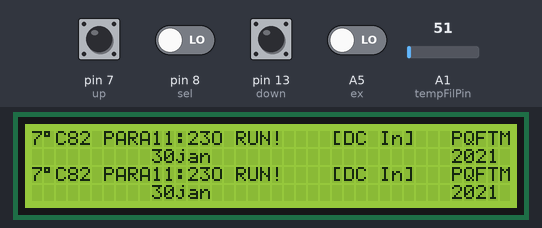
A sketch run on a simulated Arduino Uno, built with avr-gcc and run on an emulated ATmega328P. Shown: 40×4 character LCD. Inputs (shaded band) come from the test bench; at power-on: A5 (ex), pin 7 (up), pin 8 (sel), pin 13 (down) LOW, A1 (tempFilPin) = 51. What the sketch prints to the serial monitor is not drawn.

Above: at 3.2 s.
3.3 s: A5 (ex) driven HIGH
At 4.09 s:
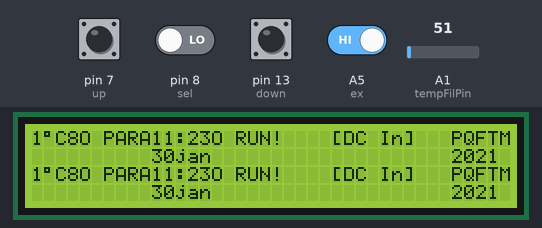
6.3 s: pin 8 (sel) driven HIGH
At 6.85 s:
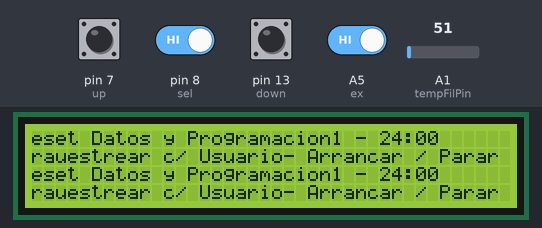
9.3 s: pin 13 (down) pulled HIGH for 0.15 s
At 9.87 s:
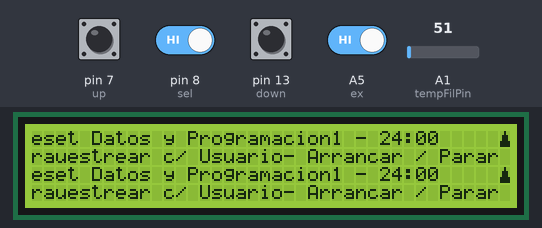
10.0 s: A1 (tempFilPin) set to 61
At 10.14 s:
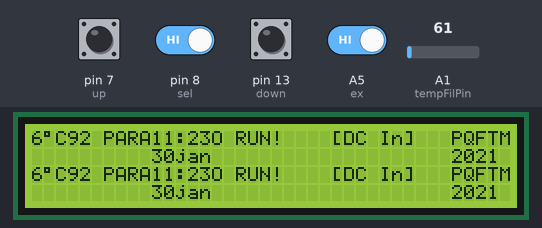
11.5 s: A1 (tempFilPin) set to 71
13.1 s: A1 (tempFilPin) set to 86
At 13.38 s:
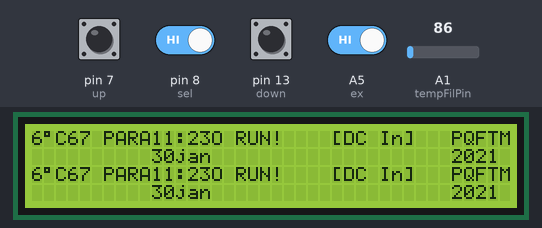
Timing chart, 0 to 15.7 s (numbered marks = the images above; inputs shaded):
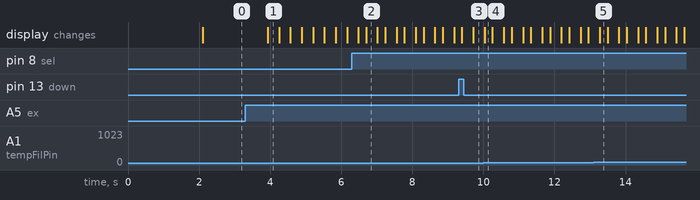

The sketch:

pq200_project.ino
```cpp
#include<LiquidCrystal.h>

#define periodClock  59000
#define periodSampler 500


const int rs=12,rw=9,en1=11,en2=10,d4=2,d5=3,d6=4,d7=5;
const int on=6,up=7,sel=8,down=13,ex=A5;

unsigned long timeClock = 0;
unsigned long timeSampler = 0;


int tempAmbPin = A0;
int tempFilPin = A1;
int pressBarPin = A2;
int pressSysPin = A3;


//A4 && A5 i2c comunication interface

//clock variables
int hour = 23;
int minutes = 0;
int day = 30;
int year = 2021;
int month = 0;

int periodSaveSampler = 5000;
int flag_menu = 0;
int index_menu = 0;

LiquidCrystal lcd(rs,rw,en1,en2,d4,d5,d6,d7);

//map character specials
byte arrow[8] = {
  0b11000,
  0b11100,
  0b11110,
  0b11111,
  0b11110,
  0b11100,
  0b11000,
  0b00000
};

byte arrow_up[8] = {
  0b00100,
  0b00100,
  0b01110,
  0b01110,
  0b01110,
  0b11111,
  0b11111,
  0b11111
};

byte arrow_down[8] = {
  0b11111,
  0b11111,
  0b11111,
  0b01110,
  0b01110,
  0b01110,
  0b00100,
  0b00100
};

byte celcius[8] = {
  0b11100,
  0b10100,
  0b11100,
  0b00000,
  0b00000,
  0b00000,
  0b00000,
  0b00000
};

//options menu

char *options[15] = {
  "Muestrear Desde las 00:01 - 24:00",
  "Muestrear c/ Usuario- Arrancar / Parar",
  "Continuar Corrida Muestra",
  "Reset Datos y Programacion",
  "Seleccionar Fecha y Tiempo",
  "El Sitio & Filtra Informacion",
  "Establecer Intervalo Grabadora",
  "Prueba Fugas",
  "Selecion De Flujo",
  "Calibrar/Verificar El Flujo",
  "Calibre de Presion y Temperatura",
  "Autodiagnostico",
  "Bajar Ahora"
  };

char *events[4] = {
  "LISTO PARA NUEVO RUN!    ",
  "DETENIDO POR OPERADOR!   ",
  "MAX EXCESO de CARGA!     ",
  "ESPERA TIEMPO DE EVENTOS!"
  };


char *months[12]={
  "jan",
  "feb",
  "mar",
  "apr",
  "may",
  "jun",
  "jul",
  "aug",
  "sep",
  "oct",
  "nov",
  "dec"
  };

// screens

void initial_screen(){

  lcd.setCursor(0,0);
  lcd.print("PQ200 Air Sampling System");
  lcd.setCursor(0,1);
  lcd.print("(c)Copyright 1997 BGI Incorporated");
  lcd.setCursor(0,2);
  lcd.print("All Rights Reserved");
  lcd.setCursor(0,3);
  lcd.print("   Version:2.56   Serial Number:2030");

}

void events_main(String event){


  //list Events -- "LISTO PARA NUEVO RUN!    "
  //list Events -- "DETENIDO POR OPERADOR!   "
  //list Events -- "MAX EXCESO de CARGA!     "
  //list Events -- "ESPERA TIEMPO DE EVENTOS!"

  lcd.setCursor(0,0);
  lcd.print(event);


  }

void year_main(String year){
  lcd.setCursor(35,1);
  lcd.print(year);
  }


void day_main(String month){
  lcd.setCursor(34,2);
  lcd.print(month);
  }


void hour_main(String hour){
  lcd.setCursor(34,3);
  lcd.print(hour);
  }


void sensors_main(String tempA, String tempF, String pressBar){

  lcd.setCursor(1,3);
  lcd.print(pressBar);
  lcd.setCursor(4,3);
  lcd.print("mmHg");

  lcd.setCursor(9,3);
  lcd.print("A");
  lcd.setCursor(10,3);
  lcd.print(tempA);
  lcd.setCursor(15,3);
  lcd.write(3);
  lcd.setCursor(16,3);
  lcd.print("C");

  lcd.setCursor(19,3);
  lcd.print("F");
  lcd.setCursor(20,3);
  lcd.print(tempF);
  lcd.setCursor(25,3);
  lcd.write(3);
  lcd.setCursor(26,3);
  lcd.print("C");


  }


void main_screen(){
  lcd.clear();


  lcd.setCursor(25,0);
  lcd.print("[DC In]");
  lcd.setCursor(35,0);
  lcd.print("P");
  lcd.setCursor(36,0);
  lcd.print("Q");
  lcd.setCursor(37,0);
  lcd.print("F");
  lcd.setCursor(38,0);
  lcd.print("T");
  lcd.setCursor(39,0);
  lcd.print("M");

  events_main(events[0]);
  String day_format = String(day);
  if(day < 10 ){
     day_format = "0"+day_format;
  }

  String day_show = day_format+months[month];

  day_main(day_show);
  year_main(String(year));

  hour_main("11:23");
  sensors_main(" 18.5"," 17.8","556");
}

void menu_screen(int index_show){
  lcd.clear();
  //arrow select
  int index_arrow = index_show;
  int index_navigation = 0;
  if(index_arrow >= 3){
    index_navigation = index_show - 3;
    index_arrow = 3;
   }


  lcd.setCursor(0,index_arrow);
  lcd.write(0);

  //arrow up
  if(index_menu){
  lcd.setCursor(39,0);
  lcd.write(1);
    }


  if(index_show < 12){
  lcd.setCursor(39,3);
  lcd.write(2);
   }
  //arrow down


  //options

  lcd.setCursor(1,0);
  lcd.print(options[0+index_navigation]);
  lcd.setCursor(1,1);
  lcd.print(options[1+index_navigation]);
  lcd.setCursor(1,2);
  lcd.print(options[2+index_navigation]);
  lcd.setCursor(1,3);
  lcd.print(options[3+index_navigation]);

}


int define_max_month(int month,int modBiciest){
  int sizeMonth = 0;
          switch(month){
            case 0:
                    //janury
                    sizeMonth = 31;
                    break;
            case 1:

                  //feb
                  if(!modBiciest){
                      sizeMonth = 29;
                  }else{
                     sizeMonth = 28;
                  }
                  break;

            case 2:
                    //march
                    sizeMonth = 31;
                    break;
            case 3:
                    //april
                    sizeMonth = 30;
                    break;
            case 4:
                    //may
                    sizeMonth = 31;
                    break;
            case 5:
                    //jun
                    sizeMonth = 30;
                    break;

            case 6:
                    //jul
                    sizeMonth = 31;
                    break;

            case 7:
                    //aug
                    sizeMonth = 31;
                    break;

            case 8:
                    //sept
                    sizeMonth = 30;
                    break;

            case 9:
                    //oct
                    sizeMonth = 31;
                    break;
            case 10:
                    //nov
                    sizeMonth = 30;
                    break;
            case 11:
                    //dec
                    sizeMonth = 31;
                    break;
            }
            return sizeMonth;
 };


void setup() {
  //keyBoard setup


 Serial.begin(9600);


 pinMode(on,0);
 pinMode(up,0);
 pinMode(sel,0);
 pinMode(down,0);
 pinMode(ex,0);


  lcd.createChar(0, arrow);
  lcd.createChar(1, arrow_up);
  lcd.createChar(2, arrow_down);
  lcd.createChar(3, celcius);
  lcd.begin(40,4,LCD_5x8DOTS);

  initial_screen();

  delay(2000);

  //get status from eeprom

  main_screen();
}

void loop() {

  if(digitalRead(sel)){
    delay(200);
    if(!flag_menu){
      menu_screen(0);
    }else{
        switch(index_menu){
          case 0:

          break;
          }
    }
    flag_menu = 1;

  }

  if(digitalRead(down)){
    delay(300);
    if(flag_menu);


    if(index_menu < 12){
     index_menu ++;
     menu_screen(index_menu);
      }

    }

    if(digitalRead(up)){
    delay(300);
    if(flag_menu);


    if(index_menu > 0){
     index_menu --;
     menu_screen(index_menu);
      }
    }


    if(digitalRead(ex)){
    delay(300);
    index_menu = 0;
    flag_menu = 0;
    main_screen();
    }

    if(!flag_menu){

     //run clock hour/date/year


     //read sensors
     //get status power


    }

    if(millis() > (timeClock + periodClock )){
       timeClock= millis();
       minutes ++;
       if(minutes > 59){
        minutes = 0;
        hour ++;
        if(hour > 23){
          hour = 0;
          day ++;
          int modBiciest = year%4;

          if (day > define_max_month(month,modBiciest)){
            day = 1;
            month ++;
            if(month > 11){
              month = 0;
              year ++;

              }
            }

          String day_format = String(day);
          if(day < 10 ){
            day_format = "0"+day_format;
            }
          String day_show = day_format+months[month];

          if(!flag_menu){
             day_main(day_show);
             year_main(String(year));
            }

          }
        }
       Serial.println(hour);
       Serial.println(minutes);

       String formatHour = String(hour);
       String formatMinutes = String(minutes);

       if(hour<10){
        formatHour = "0"+formatHour;
        }

       if(minutes<10){
        formatMinutes = "0"+formatMinutes;
        }

       String showHour = formatHour+":"+formatMinutes;
       if(!flag_menu){
         hour_main(showHour);
        }


       //calculated biciest year

      }


      //sampler sensors statics temps, pressures

      if(millis() > (timeSampler + periodSampler )){


          timeSampler = millis();

          int ADtempFil = analogRead(tempFilPin);

          float tempFil = (ADtempFil*(-0.29))+85.6087;

          Serial.println(tempFil);

          String tempFilShow = String(tempFil);
          if(tempFil > 0){
            tempFilShow = " "+tempFilShow;
            }
          if(!flag_menu){
            sensors_main(" 18.5",tempFilShow,"556");
            }

      }


}
```

Measured:
- after the input at 3.3 s, the display: changes after 0.64 s (image 1)
- after the input at 6.3 s, the display: first differs from a run without the input after 0.40 s (image 2)
- after the input at 9.3 s, the display: first differs from a run without the input after 0.42 s (image 3)
- after the input at 13.1 s, the display: changes after 0.17 s (image 5)
